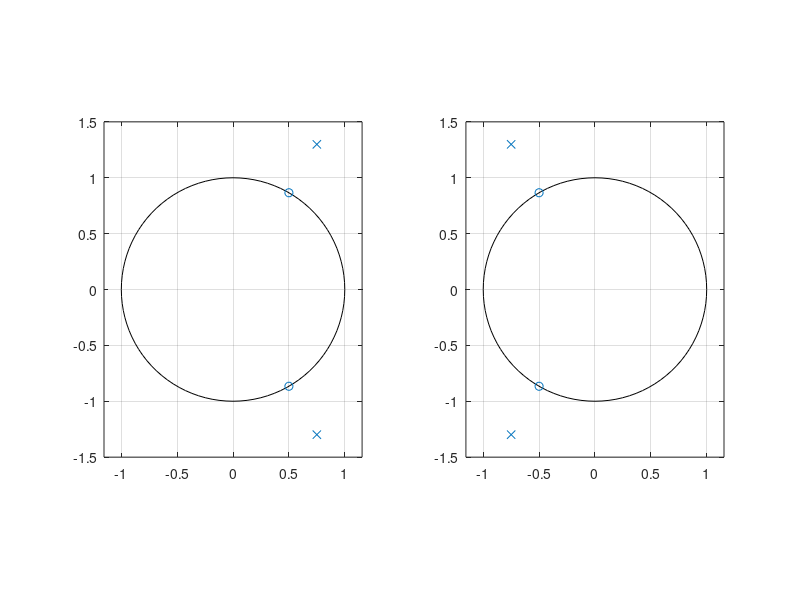

MATLAB code for this plot:
r = 1.5;
X = pi/3;
b = [1 , -1*2*cos(X), 1];
a = [1 , -1*2*r*cos(X) , r*r];

subplot(1,2,1);
zplane(b,a);

r = 1.5;
X = 2*pi/3;
b = [1 , -1*2*cos(X), 1];
a = [1 , -1*2*r*cos(X) , r*r];

subplot(1,2,2);
zplane(b,a);